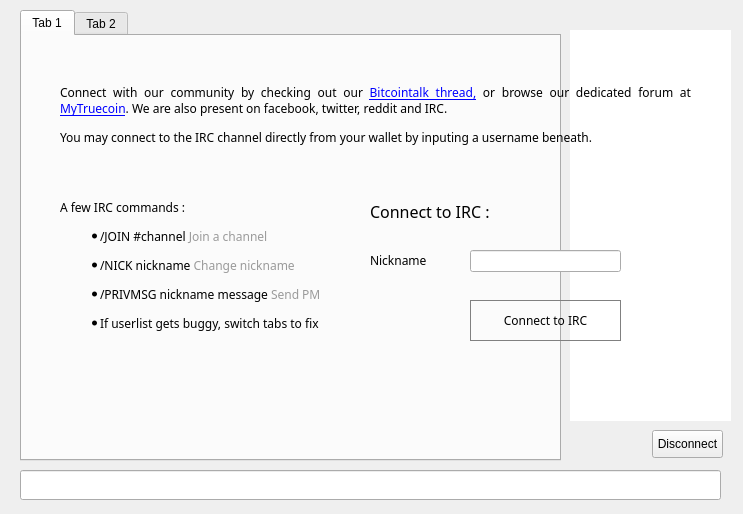
<?xml version="1.0" encoding="UTF-8"?>
<ui version="4.0">
 <class>ChatWindowClass</class>
 <widget class="QWidget" name="ChatWindowClass">
  <property name="geometry">
   <rect>
    <x>0</x>
    <y>0</y>
    <width>743</width>
    <height>514</height>
   </rect>
  </property>
  <widget class="QWidget" name="widget_2" native="true">
   <property name="geometry">
    <rect>
     <x>0</x>
     <y>0</y>
     <width>741</width>
     <height>511</height>
    </rect>
   </property>
   <widget class="QWidget" name="splitter" native="true">
    <property name="enabled">
     <bool>true</bool>
    </property>
    <property name="geometry">
     <rect>
      <x>10</x>
      <y>10</y>
      <width>721</width>
      <height>501</height>
     </rect>
    </property>
    <property name="styleSheet">
     <string notr="true"/>
    </property>
    <widget class="QTabWidget" name="tab">
     <property name="geometry">
      <rect>
       <x>10</x>
       <y>0</y>
       <width>541</width>
       <height>451</height>
      </rect>
     </property>
     <property name="styleSheet">
      <string notr="true"/>
     </property>
     <property name="tabShape">
      <enum>QTabWidget::Rounded</enum>
     </property>
     <property name="currentIndex">
      <number>0</number>
     </property>
     <property name="tabsClosable">
      <bool>false</bool>
     </property>
     <widget class="QWidget" name="widget_4">
      <attribute name="title">
       <string>Tab 1</string>
      </attribute>
     </widget>
     <widget class="QWidget" name="tab_5">
      <attribute name="title">
       <string>Tab 2</string>
      </attribute>
     </widget>
    </widget>
    <widget class="QLineEdit" name="lineEdit">
     <property name="geometry">
      <rect>
       <x>10</x>
       <y>460</y>
       <width>701</width>
       <height>30</height>
      </rect>
     </property>
     <property name="sizePolicy">
      <sizepolicy hsizetype="Fixed" vsizetype="Fixed">
       <horstretch>0</horstretch>
       <verstretch>0</verstretch>
      </sizepolicy>
     </property>
     <property name="maximumSize">
      <size>
       <width>16777215</width>
       <height>30</height>
      </size>
     </property>
    </widget>
    <widget class="QListView" name="userView">
     <property name="geometry">
      <rect>
       <x>560</x>
       <y>20</y>
       <width>161</width>
       <height>391</height>
      </rect>
     </property>
     <property name="minimumSize">
      <size>
       <width>0</width>
       <height>300</height>
      </size>
     </property>
     <property name="styleSheet">
      <string notr="true">border-radius:10px;</string>
     </property>
    </widget>
    <widget class="QPushButton" name="disconnect">
     <property name="geometry">
      <rect>
       <x>642</x>
       <y>420</y>
       <width>71</width>
       <height>28</height>
      </rect>
     </property>
     <property name="text">
      <string>Disconnect</string>
     </property>
    </widget>
   </widget>
   <widget class="QWidget" name="hide3" native="true">
    <property name="geometry">
     <rect>
      <x>0</x>
      <y>0</y>
      <width>741</width>
      <height>511</height>
     </rect>
    </property>
    <property name="styleSheet">
     <string notr="true">font-family:Proxima Nova Rg;</string>
    </property>
    <widget class="QWidget" name="layoutWidget">
     <property name="geometry">
      <rect>
       <x>10</x>
       <y>6</y>
       <width>731</width>
       <height>41</height>
      </rect>
     </property>
     <layout class="QHBoxLayout" name="hide1">
      <property name="spacing">
       <number>7</number>
      </property>
      <item>
       <widget class="QLabel" name="label_9">
        <property name="sizePolicy">
         <sizepolicy hsizetype="Preferred" vsizetype="Preferred">
          <horstretch>0</horstretch>
          <verstretch>0</verstretch>
         </sizepolicy>
        </property>
        <property name="font">
         <font>
          <family>Proxima Nova Rg</family>
         </font>
        </property>
        <property name="text">
         <string>&lt;html&gt;&lt;head/&gt;&lt;body&gt;&lt;p align=&quot;center&quot;&gt;&lt;img src=&quot;:/icons/res/icons/socialt.png&quot;/&gt;&lt;/p&gt;&lt;/body&gt;&lt;/html&gt;</string>
        </property>
       </widget>
      </item>
     </layout>
    </widget>
    <widget class="QLabel" name="hide2">
     <property name="geometry">
      <rect>
       <x>60</x>
       <y>70</y>
       <width>631</width>
       <height>91</height>
      </rect>
     </property>
     <property name="text">
      <string>&lt;html&gt;&lt;head/&gt;&lt;body&gt;&lt;p align=&quot;justify&quot;&gt;&lt;span style=&quot; font-size:9pt;&quot;&gt;Connect with our community by checking out our &lt;/span&gt;&lt;a href=&quot;https://bitcointalk.org/index.php?topic=599438.0&quot;&gt;&lt;span style=&quot; font-size:9pt; text-decoration: underline; color:#0000ff;&quot;&gt;Bitcointalk thread,&lt;/span&gt;&lt;/a&gt;&lt;span style=&quot; font-size:9pt;&quot;&gt; or browse our dedicated forum at &lt;/span&gt;&lt;a href=&quot;http://www.mytruecoin.com&quot;&gt;&lt;span style=&quot; font-size:9pt; text-decoration: underline; color:#0000ff;&quot;&gt;MyTruecoin&lt;/span&gt;&lt;/a&gt;&lt;span style=&quot; font-size:9pt;&quot;&gt;. We are also present on facebook, twitter, reddit and IRC.&lt;/span&gt;&lt;/p&gt;&lt;p align=&quot;justify&quot;&gt;&lt;span style=&quot; font-size:9pt;&quot;&gt;You may connect to the IRC channel directly from your wallet by inputing a username beneath.&lt;/span&gt;&lt;/p&gt;&lt;/body&gt;&lt;/html&gt;</string>
     </property>
     <property name="wordWrap">
      <bool>true</bool>
     </property>
     <property name="openExternalLinks">
      <bool>true</bool>
     </property>
    </widget>
    <widget class="QLabel" name="label">
     <property name="geometry">
      <rect>
       <x>100</x>
       <y>380</y>
       <width>71</width>
       <height>51</height>
      </rect>
     </property>
     <property name="text">
      <string>&lt;html&gt;&lt;head/&gt;&lt;body&gt;&lt;p align=&quot;center&quot;&gt;&lt;a href=&quot;https://twitter.com/Silk_coin&quot;&gt;&lt;span style=&quot; text-decoration: underline; color:#0000ff;&quot;&gt;&lt;img src=&quot;:/icons/twitter&quot;/&gt;&lt;/span&gt;&lt;/a&gt;&lt;/p&gt;&lt;/body&gt;&lt;/html&gt;</string>
     </property>
     <property name="margin">
      <number>5</number>
     </property>
     <property name="openExternalLinks">
      <bool>true</bool>
     </property>
    </widget>
    <widget class="QLabel" name="label_3">
     <property name="geometry">
      <rect>
       <x>190</x>
       <y>380</y>
       <width>53</width>
       <height>51</height>
      </rect>
     </property>
     <property name="text">
      <string>&lt;html&gt;&lt;head/&gt;&lt;body&gt;&lt;p&gt;&lt;a href=&quot;https://www.facebook.com/Truecoin&quot;&gt;&lt;span style=&quot; text-decoration: underline; color:#0000ff;&quot;&gt;&lt;img src=&quot;:/icons/face&quot;/&gt;&lt;/span&gt;&lt;/a&gt;&lt;/p&gt;&lt;/body&gt;&lt;/html&gt;</string>
     </property>
     <property name="openExternalLinks">
      <bool>true</bool>
     </property>
    </widget>
    <widget class="QLabel" name="label_4">
     <property name="geometry">
      <rect>
       <x>260</x>
       <y>380</y>
       <width>41</width>
       <height>51</height>
      </rect>
     </property>
     <property name="text">
      <string>&lt;html&gt;&lt;head/&gt;&lt;body&gt;&lt;p&gt;&lt;a href=&quot;http://www.reddit.com/r/truecoinofficial/&quot;&gt;&lt;span style=&quot; text-decoration: underline; color:#0000ff;&quot;&gt;&lt;img src=&quot;:/icons/reddit&quot;/&gt;&lt;/span&gt;&lt;/a&gt;&lt;/p&gt;&lt;/body&gt;&lt;/html&gt;</string>
     </property>
     <property name="openExternalLinks">
      <bool>true</bool>
     </property>
    </widget>
    <widget class="QLabel" name="label_2">
     <property name="geometry">
      <rect>
       <x>60</x>
       <y>160</y>
       <width>291</width>
       <height>211</height>
      </rect>
     </property>
     <property name="text">
      <string>&lt;html&gt;&lt;head/&gt;&lt;body&gt;&lt;p&gt;A few IRC commands :&lt;/p&gt;&lt;ul style=&quot;margin-top: 0px; margin-bottom: 0px; margin-left: 0px; margin-right: 0px; -qt-list-indent: 1;&quot;&gt;&lt;li style=&quot; margin-top:12px; margin-bottom:12px; margin-left:0px; margin-right:0px; -qt-block-indent:0; text-indent:0px;&quot;&gt;/JOIN #channel &lt;span style=&quot; color:#9a9a9a;&quot;&gt;Join a channel&lt;/span&gt;&lt;/li&gt;&lt;li style=&quot; margin-top:12px; margin-bottom:12px; margin-left:0px; margin-right:0px; -qt-block-indent:0; text-indent:0px;&quot;&gt;/NICK nickname &lt;span style=&quot; color:#9a9a9a;&quot;&gt;Change nickname&lt;/span&gt;&lt;/li&gt;&lt;li style=&quot; margin-top:12px; margin-bottom:12px; margin-left:0px; margin-right:0px; -qt-block-indent:0; text-indent:0px;&quot;&gt;/PRIVMSG nickname message &lt;span style=&quot; color:#9a9a9a;&quot;&gt;Send PM &lt;/span&gt;&lt;/li&gt;&lt;li style=&quot; margin-top:0px; margin-bottom:0px; margin-left:0px; margin-right:0px; -qt-block-indent:0; text-indent:0px;&quot;&gt;If userlist gets buggy, switch tabs to fix&lt;/li&gt;&lt;/ul&gt;&lt;/body&gt;&lt;/html&gt;</string>
     </property>
    </widget>
    <widget class="QLineEdit" name="editPseudo">
     <property name="geometry">
      <rect>
       <x>470</x>
       <y>250</y>
       <width>151</width>
       <height>22</height>
      </rect>
     </property>
     <property name="text">
      <string/>
     </property>
    </widget>
    <widget class="QLabel" name="label_5">
     <property name="geometry">
      <rect>
       <x>370</x>
       <y>250</y>
       <width>61</width>
       <height>21</height>
      </rect>
     </property>
     <property name="text">
      <string>Nickname</string>
     </property>
    </widget>
    <widget class="QPushButton" name="buttonConnect">
     <property name="geometry">
      <rect>
       <x>470</x>
       <y>300</y>
       <width>151</width>
       <height>41</height>
      </rect>
     </property>
     <property name="styleSheet">
      <string notr="true">border-radius:40px;border:1px solid grey</string>
     </property>
     <property name="text">
      <string>Connect to IRC</string>
     </property>
    </widget>
    <widget class="QLabel" name="label_10">
     <property name="geometry">
      <rect>
       <x>370</x>
       <y>200</y>
       <width>161</width>
       <height>21</height>
      </rect>
     </property>
     <property name="text">
      <string>&lt;html&gt;&lt;head/&gt;&lt;body&gt;&lt;p&gt;&lt;span style=&quot; font-size:12pt;&quot;&gt;Connect to IRC :&lt;/span&gt;&lt;/p&gt;&lt;/body&gt;&lt;/html&gt;</string>
     </property>
    </widget>
    <zorder>layoutWidget</zorder>
    <zorder>hide2</zorder>
    <zorder>label</zorder>
    <zorder>label_3</zorder>
    <zorder>label_4</zorder>
    <zorder>label_2</zorder>
    <zorder>editPseudo</zorder>
    <zorder>label_5</zorder>
    <zorder>buttonConnect</zorder>
    <zorder>label_10</zorder>
    <zorder>label_9</zorder>
   </widget>
  </widget>
  <action name="actionQuit">
   <property name="text">
    <string>Quitter</string>
   </property>
   <property name="shortcut">
    <string>Ctrl+Q</string>
   </property>
  </action>
  <action name="actionCloseTab">
   <property name="text">
    <string>Fermer l'onglet</string>
   </property>
  </action>
 </widget>
 <layoutdefault spacing="6" margin="11"/>
 <resources/>
 <connections/>
</ui>
